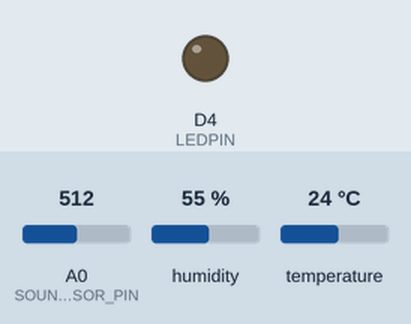
This sketch was run on a simulated ESP8266 (NodeMCU). On the bench: output pins drawn as LEDs (lit = HIGH). The test bench sets the inputs (shaded band); at power-on: temperature 24 °C, A0 (SOUND_SENSOR_PIN) = 512, humidity 55 %. WiFi joins after 1.5 s; servers stay silent unless stated; uploads are accepted with an empty reply; what the sketch prints to the serial monitor is not drawn.

Above: at 2.7 s.
2.8 s: temperature set to 31 °C
10.0 s: temperature set to 34 °C
At 10.6 s:
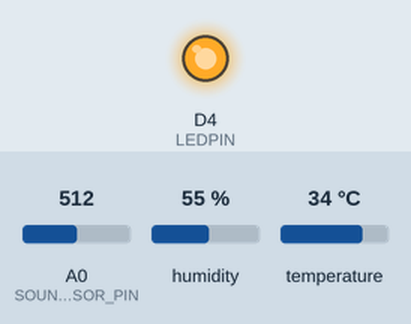
17.2 s: temperature set to 12 °C
At 21.4 s:
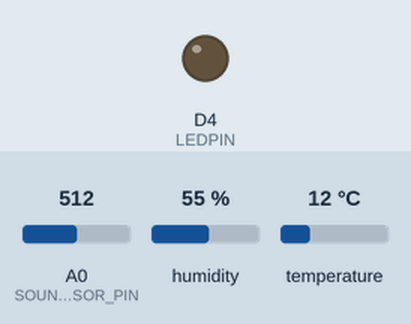
24.4 s: temperature set to 33 °C
At 26.8 s:
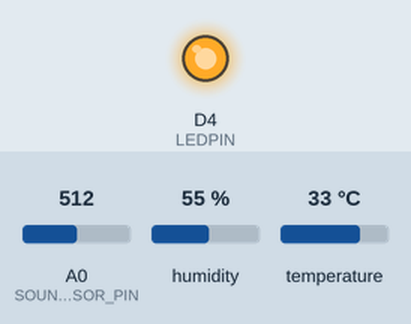
Timing chart, 0 to 28.3 s (numbered marks = the images above; inputs shaded):
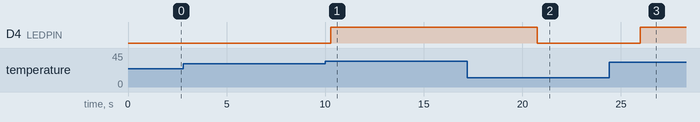

Measured:
- the behaviour switches between 32 and 33 °C on temperature (found by bisection; images 0 and 1)
- after the input at 2.8 s, every drawn part: stays the same
- after the input at 10.0 s, D4 (LEDPIN): LOW → HIGH after 0.27 s
- after the input at 17.2 s, D4 (LEDPIN): HIGH → LOW after 3.6 s
- after the input at 24.4 s, D4 (LEDPIN): LOW → HIGH after 1.6 s

The sketch:

SENSOR_BABYMONITOR.ino
```cpp
#include <ESP8266WiFi.h>
#include <ESP8266HTTPClient.h>
#include <WiFiClientSecure.h>
#include <ArduinoJson.h>
#include "DHT.h"

// Pin Definitions
#define DHTPIN D2
#define DHTTYPE DHT11
#define LEDPIN D4
#define SOUND_SENSOR_PIN A0

// WiFi credentials
const char* ssid = "ZEUS-5G-2Ee5";
const char* password = "rois2415";

// Server details
const char* serverName = "https://21h5tsf6-3000.asse.devtunnels.ms/data";

// DHT sensor
DHT dht(DHTPIN, DHTTYPE);

// Timer variables
unsigned long lastTime = 0;
unsigned long timerDelay = 5000; // Set timer to 5 seconds (5000 milliseconds)

void setup() {
    Serial.begin(115200); // Ensure the Serial Monitor in Arduino IDE is set to 115200 baud
    dht.begin();

    pinMode(LEDPIN, OUTPUT);
    pinMode(SOUND_SENSOR_PIN, INPUT);

    Serial.println("DHT11 and Sound Sensor Test");

    WiFi.begin(ssid, password);
    Serial.println("Connecting to WiFi...");
    while (WiFi.status() != WL_CONNECTED) {
        delay(500);
        Serial.print(".");
    }
    Serial.println("");
    Serial.print("Connected to WiFi network with IP Address: ");
    Serial.println(WiFi.localIP());

    Serial.println("Timer set to 5 seconds (timerDelay variable), it will take 5 seconds before publishing the first reading.");
}

void loop() {
    // Send an HTTP POST request every 5 seconds
    if ((millis() - lastTime) > timerDelay) {
        // Check WiFi connection status
        if (WiFi.status() == WL_CONNECTED) {
            WiFiClientSecure client;
            client.setInsecure(); // Disable certificate validation for testing purposes

            HTTPClient http;

            // Your Domain name with URL path or IP address with path
            http.begin(client, serverName);

            // Specify content-type header
            http.addHeader("Content-Type", "application/json");

            // Reading sound level
            int soundLevel = analogRead(SOUND_SENSOR_PIN);

            // Reading temperature and humidity
            float humidity = dht.readHumidity();
            float temperature = dht.readTemperature();

            // Check if any reads failed
            if (isnan(humidity) || isnan(temperature)) {
                Serial.println("Failed to read from DHT sensor!");
                return;
            }

            // Display the readings
            Serial.print("Temperature: ");
            Serial.print(temperature);
            Serial.print(" *C, Humidity: ");
            Serial.print(humidity);
            Serial.print(" %, Sound Level: ");
            Serial.println(soundLevel);

            // Thresholds
            int soundThreshold = 227;
            float tempThreshold = 33.0;

            // Debugging
            Serial.print("Sound Level: ");
            Serial.print(soundLevel);
            Serial.print(" | Sound Threshold: ");
            Serial.println(soundThreshold);
            Serial.print("Temperature: ");
            Serial.print(temperature);
            Serial.print(" | Temperature Threshold: ");
            Serial.println(tempThreshold);

            // LED control based on thresholds
            if (soundLevel > soundThreshold && temperature >= tempThreshold) {
                Serial.println("LED ON");
                digitalWrite(LEDPIN, HIGH); // Turn on LED
            } else {
                Serial.println("LED OFF");
                digitalWrite(LEDPIN, LOW); // Turn off LED
            }

            // Create a JSON object
            StaticJsonDocument<200> jsonDoc;
            jsonDoc["token"] = "EoC8y_";
            jsonDoc["suhu"] = temperature;
            jsonDoc["kelembapan"] = humidity;
            jsonDoc["suara"] = soundLevel;

            // Serialize JSON object to string
            String jsonData;
            serializeJson(jsonDoc, jsonData);

            // Print the JSON data for debugging
            Serial.print("JSON Data: ");
            Serial.println(jsonData);

            // Send HTTP POST request
            int httpResponseCode = http.POST(jsonData);

            // Print HTTP response code
            Serial.print("HTTP Response code: ");
            Serial.println(httpResponseCode);

            // Print the response payload
            if (httpResponseCode > 0) {
                String payload = http.getString();
                Serial.print("Response payload: ");
                Serial.println(payload);
            }

            // Free resources
            http.end();
        } else {
            Serial.println("WiFi Disconnected");
        }
        lastTime = millis();
    }
}
```
